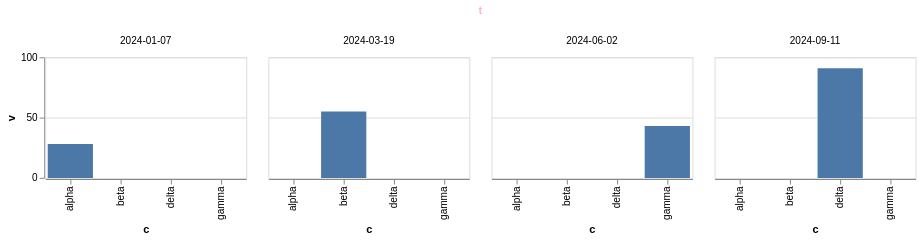

The specification (Vega-Lite) saved for this image:
### Vega-Lite specification from a JSON file in a GitHub repository (floating-point values rounded to 4 significant figures)
{"$schema": "https://vega.github.io/schema/vega-lite/v6.json", "width": 200, "height": 120, "data": {"values": [{"c": "alpha", "v": 28, "w": 3, "t": "2024-01-07"}, {"c": "beta", "v": 55, "w": 7, "t": "2024-03-19"}, {"c": "gamma", "v": 43, "w": 5, "t": "2024-06-02"}, {"c": "delta", "v": 91, "w": 9, "t": "2024-09-11"}]}, "mark": "bar", "encoding": {"x": {"field": "c", "type": "nominal"}, "y": {"field": "v", "type": "quantitative"}, "column": {"field": "t", "type": "ordinal"}}, "config": {"header": {"titleColor": "lightpink"}}}
